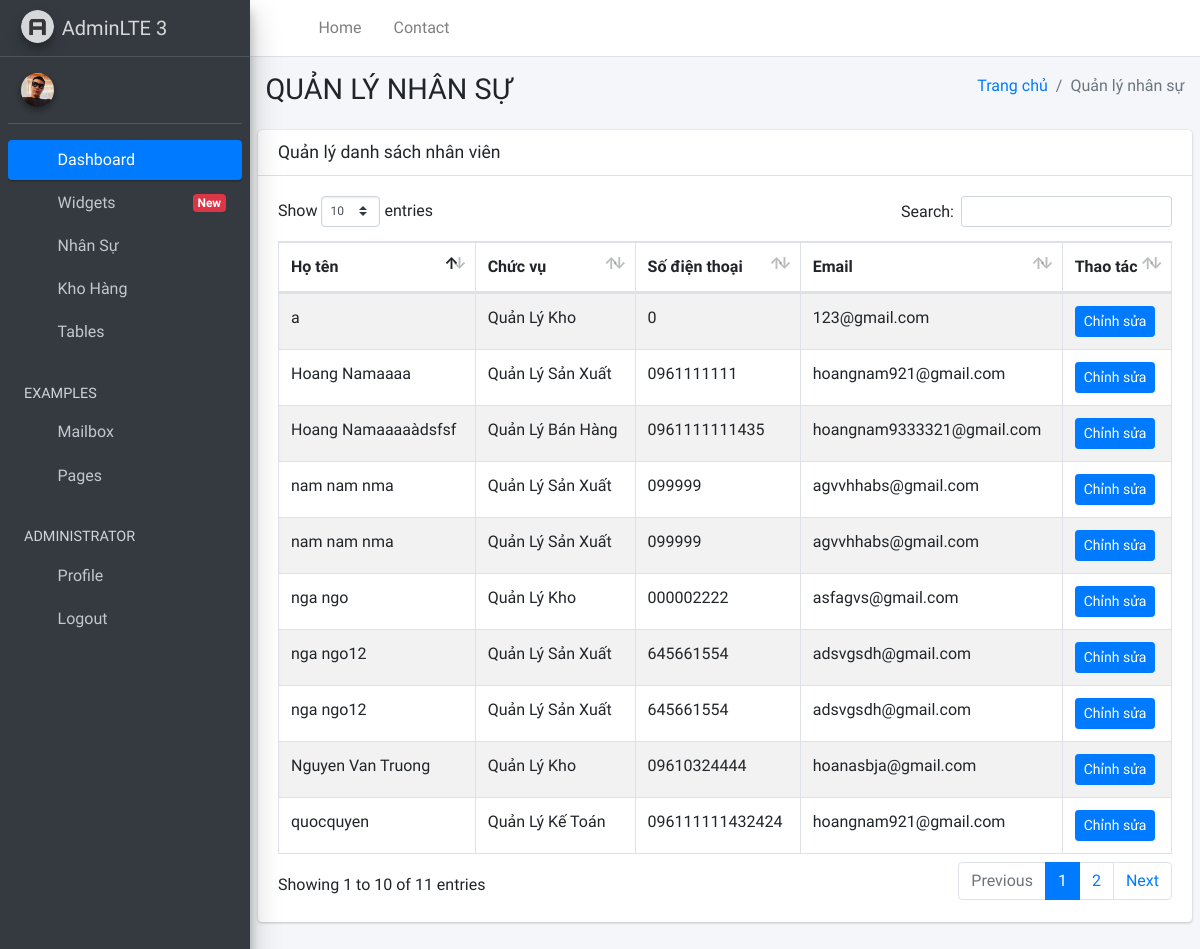
Screenshot of /dashboard/demo/ with the database file from the repository.
### dashboard/models.py (models this page shows, shortened)
class Staff(models.Model):
    farm_id = models.ForeignKey(User, on_delete=models.CASCADE, editable=False)
    staff_name = models.CharField(max_length=250, default='')
    staff_position = models.CharField(max_length=100, choices=POSITION_CHOICES, default='a')
    staff_phone = models.CharField(max_length=10, default='')
    staff_email = models.EmailField(max_length=70, default='')

### dashboard/views.py (the view)
# urls.py: path('demo/', views.CrudView.as_view(), name='crud_ajax'),
class CrudView(TemplateView):
    template_name = 'dashboard/demo.html'
    def get_context_data(self, **kwargs):
        context = super().get_context_data(**kwargs)
        context['data'] = Staff.objects.all()
        return context

### dashboard/templates/dashboard/demo.html (shortened to what this page needs)
{% extends 'dashboard/base.html' %}
{% load static %}
{% block head %}
  <link rel="stylesheet" href="{% static 'dashboard/plugins/fontawesome-free/css/all.min.css' %}">
  <link rel="stylesheet" href="https://code.ionicframework.com/ionicons/2.0.1/css/ionicons.min.css">
  <link rel="stylesheet" href="{% static 'dashboard/plugins/datatables-bs4/css/dataTables.bootstrap4.min.css' %}">
  <link rel="stylesheet" href="{% static 'dashboard/plugins/datatables-responsive/css/responsive.bootstrap4.min.css' %}">
  <link rel="stylesheet" href="{% static 'dashboard/dist/css/adminlte.min.css' %}">
{% endblock %}
{% block content %}
<section class="content-header">
  <div class="container-fluid">
    <div class="row mb-2">
      <div class="col-sm-6">
        <h1>QUẢN LÝ NHÂN SỰ</h1>
      </div>
      <div class="col-sm-6">
        <ol class="breadcrumb float-sm-right">
          <li class="breadcrumb-item"><a href="#">Trang chủ</a></li>
          <li class="breadcrumb-item active">Quản lý nhân sự</li>
        </ol>
      </div>
    </div>
  </div>
</section>
<section class="content">
  <div class="row">
    <div class="col-12">
      <div class="card">
        <div class="card-header">
          <h3 class="card-title">Quản lý danh sách nhân viên</h3>
        </div>
        <div class="card-body">
          <table id="example1" class="table table-bordered table-striped">
            <thead>
            <tr>
              <th>Họ tên</th>
              <th>Chức vụ</th>
              <th>Số điện thoại</th>
              <th>Email</th>
              <th>Thao tác</th>
            </tr>
            </thead>
            <tbody>
              {% for user in data %}
                <tr id="user-{{user.id}}">
                    <td>{{ user.staff_name }}</td>
                    <td>{{ user.get_staff_position_display }}</td>
                    <td>{{ user.staff_phone }}</td>
                    <td>{{ user.staff_email }}</td>
                    <td>
                            <button type="submit" name="staff_change" class="btn btn-primary btn-sm" data-toggle="modal" data-target="#exampleModal" value="{{ user.id }}">Chỉnh sửa</button>
                    </td>
                </tr>
              {% endfor %}
            </tbody>
          </table>
        </div>
      </div>
    </div>
  </div>
</section>
{% endblock %}

### dashboard/templates/dashboard/base.html (shortened to what this page needs)
{% load static %}
<!DOCTYPE html>
<html lang="en">
<head>
  {% block head %}
  {% endblock %}
  <link rel="stylesheet" href="{% static 'dashboard/plugins/fontawesome-free/css/all.min.css' %}">
  <link rel="stylesheet" href="{% static 'dashboard/plugins/overlayScrollbars/css/OverlayScrollbars.min.css' %}">
  <link rel="stylesheet" href="{% static 'dashboard/dist/css/adminlte.min.css' %}">
</head>
<body class="hold-transition sidebar-mini layout-fixed layout-navbar-fixed layout-footer-fixed">
<div class="wrapper">
  <nav class="main-header navbar navbar-expand navbar-white navbar-light">
    <ul class="navbar-nav">
      <li class="nav-item">
        <a class="nav-link" data-widget="pushmenu" href="#" role="button"><i class="fas fa-bars"></i></a>
      </li>
      <li class="nav-item d-none d-sm-inline-block">
        <a href="{% url 'homepage:index' %}" class="nav-link">Home</a>
      </li>
      <li class="nav-item d-none d-sm-inline-block">
        <a href="#" class="nav-link">Contact</a>
      </li>
    </ul>
    <ul class="navbar-nav ml-auto">
      <li class="nav-item">
        <a class="nav-link" data-widget="control-sidebar" data-slide="true" href="#" role="button"><i
            class="fas fa-th-large"></i></a>
      </li>
    </ul>
  </nav>
  <aside class="main-sidebar sidebar-dark-primary elevation-4">
    <a href="{% url 'dashboard:index' %}" class="brand-link">
      <img src="{% static 'dashboard/dist/img/AdminLTELogo.png' %}" alt="AdminLTE Logo" class="brand-image img-circle elevation-3"
           style="opacity: .8">
      <span class="brand-text font-weight-light">AdminLTE 3</span>
    </a>
    <div class="sidebar">
      <div class="user-panel mt-3 pb-3 mb-3 d-flex">
        <div class="image">
          <img src="{% static 'dashboard/img/avatar.jpg' %}" class="img-circle elevation-2" alt="User Image" width="160px" height="160px">
        </div>
        <div class="info">
        </div>
      </div>
      <nav class="mt-2">
        <ul class="nav nav-pills nav-sidebar flex-column" data-widget="treeview" role="menu" data-accordion="false">
          <li class="nav-item has-treeview menu-open">
            <a href="{% url 'dashboard:index' %}" class="nav-link active">
              <i class="nav-icon fas fa-tachometer-alt"></i>
              <p>
                Dashboard
              </p>
            </a>
          </li>
          <li class="nav-item">
            <a href="{% url 'dashboard:widgets' %}" class="nav-link">
              <i class="nav-icon fas fa-th"></i>
              <p>
                Widgets
                <span class="right badge badge-danger">New</span>
              </p>
            </a>
          </li>
          <li class="nav-item has-treeview">
            <a href="#" class="nav-link">
              <i class="nav-icon fas fa-person-booth"></i>
              <p>
                Nhân Sự
                <i class="fas fa-angle-left right"></i>
              </p>
            </a>
          </li>
          <li class="nav-item has-treeview">
            <a href="#" class="nav-link">
              <i class="nav-icon fas fa-person-booth"></i>
              <p>
                Kho Hàng
                <i class="fas fa-angle-left right"></i>
              </p>
            </a>
          </li>
          <li class="nav-item has-treeview">
            <a href="#" class="nav-link">
              <i class="nav-icon fas fa-table"></i>
              <p>
                Tables
                <i class="fas fa-angle-left right"></i>
              </p>
            </a>
          </li>
          <li class="nav-header">EXAMPLES</li>
          <li class="nav-item has-treeview">
            <a href="#" class="nav-link">
              <i class="nav-icon far fa-envelope"></i>
              <p>
                Mailbox
                <i class="fas fa-angle-left right"></i>
              </p>
            </a>
          </li>
          <li class="nav-item has-treeview">
            <a href="#" class="nav-link">
              <i class="nav-icon fas fa-book"></i>
              <p>
                Pages
                <i class="fas fa-angle-left right"></i>
              </p>
            </a>
          </li>
          <li class="nav-header">ADMINISTRATOR</li>
          <li class="nav-item has-treeview">
            <a href="{% url 'homepage:profile' %}" class="nav-link">
              <i class="nav-icon fas fa-user"></i>
              <p>Profile</p>
            </a>
          </li>
          <li class="nav-item has-treeview">
            <a href="{% url 'homepage:logout' %}" class="nav-link">
              <i class="nav-icon fas fa-sign-out-alt"></i>
              <p>Logout</p>
            </a>
          </li>
        </ul>
      </nav>
    </div>
  </aside>
  <div class="content-wrapper">
    {% block content %}
    {% endblock %}
  </div>
</div>
</body>
</html>

### rows the page displays
Staff: staff_name "Hoang Namaaaa", staff_position "Quản Lý Sản Xuất", staff_phone "0961111111", staff_email "hoangnam921@gmail.com", {{ user.id }} 18 (drawn)
Staff: staff_name "Hoang Namaaaaàdsfsf", staff_position "Quản Lý Bán Hàng", staff_phone "0961111111435", staff_email "hoangnam9333321@gmail.com", {{ user.id }} 20 (drawn)
Staff: staff_name "quocquyen", staff_position "Quản Lý Kế Toán", staff_phone "096111111432424", staff_email "hoangnam921@gmail.com", {{ user.id }} 21 (drawn)
Staff: staff_name "a", staff_position "Quản Lý Kho", staff_phone "0", staff_email "123@gmail.com", {{ user.id }} 22 (drawn)
Staff: staff_name "nam nam nma", staff_position "Quản Lý Sản Xuất", staff_phone "099999", staff_email "agvvhhabs@gmail.com", {{ user.id }} 23 (drawn)
Staff: staff_name "nam nam nma", staff_position "Quản Lý Sản Xuất", staff_phone "099999", staff_email "agvvhhabs@gmail.com", {{ user.id }} 24 (drawn)
Staff: staff_name "nga ngo", staff_position "Quản Lý Kho", staff_phone "000002222", staff_email "asfagvs@gmail.com", {{ user.id }} 25 (drawn)
Staff: staff_name "nga ngo12", staff_position "Quản Lý Sản Xuất", staff_phone "645661554", staff_email "adsvgsdh@gmail.com", {{ user.id }} 26 (drawn)
Staff: staff_name "nga ngo12", staff_position "Quản Lý Sản Xuất", staff_phone "645661554", staff_email "adsvgsdh@gmail.com", {{ user.id }} 27 (drawn)
Staff: staff_name "Nguyen Van Truong", staff_position "Quản Lý Kho", staff_phone "09610324444", staff_email "hoanasbja@gmail.com", {{ user.id }} 28 (drawn)
